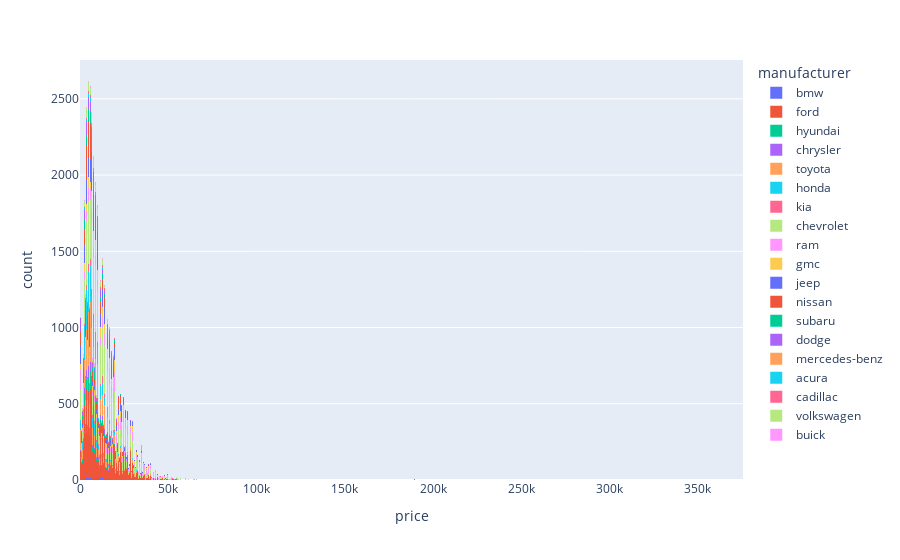

The notebook cell saved with this chart:
### Markdown cell above
## 3.4 Comparar distribución de precio entre fabricantes

### Code cell
fig_4 = px.histogram(car_data, x="price", color="manufacturer")
fig_4.show()

### Figure 1 — Plotly figure (JSON) as saved in the notebook; plotly's stock layout.template omitted (floating-point values rounded to 4 significant figures; data arrays with more than 128 entries replaced by an {"elided": "..."} marker saying what was removed)
{"data": [{"bingroup": "x", "hovertemplate": "manufacturer=bmw<br>price=%{x}<br>count=%{y}<extra></extra>", "legendgroup": "bmw", "marker": {"color": "#636efa", "pattern": {"shape": ""}}, "name": "bmw", "orientation": "v", "showlegend": true, "type": "histogram", "x": {"elided": "267 int values"}, "xaxis": "x", "yaxis": "y"}, {"bingroup": "x", "hovertemplate": "manufacturer=ford<br>price=%{x}<br>count=%{y}<extra></extra>", "legendgroup": "ford", "marker": {"color": "#EF553B", "pattern": {"shape": ""}}, "name": "ford", "orientation": "v", "showlegend": true, "type": "histogram", "x": {"elided": "12672 int values"}, "xaxis": "x", "yaxis": "y"}, {"bingroup": "x", "hovertemplate": "manufacturer=hyundai<br>price=%{x}<br>count=%{y}<extra></extra>", "legendgroup": "hyundai", "marker": {"color": "#00cc96", "pattern": {"shape": ""}}, "name": "hyundai", "orientation": "v", "showlegend": true, "type": "histogram", "x": {"elided": "1173 int values"}, "xaxis": "x", "yaxis": "y"}, {"bingroup": "x", "hovertemplate": "manufacturer=chrysler<br>price=%{x}<br>count=%{y}<extra></extra>", "legendgroup": "chrysler", "marker": {"color": "#ab63fa", "pattern": {"shape": ""}}, "name": "chrysler", "orientation": "v", "showlegend": true, "type": "histogram", "x": {"elided": "838 int values"}, "xaxis": "x", "yaxis": "y"}, {"bingroup": "x", "hovertemplate": "manufacturer=toyota<br>price=%{x}<br>count=%{y}<extra></extra>", "legendgroup": "toyota", "marker": {"color": "#FFA15A", "pattern": {"shape": ""}}, "name": "toyota", "orientation": "v", "showlegend": true, "type": "histogram", "x": {"elided": "5445 int values"}, "xaxis": "x", "yaxis": "y"}, {"bingroup": "x", "hovertemplate": "manufacturer=honda<br>price=%{x}<br>count=%{y}<extra></extra>", "legendgroup": "honda", "marker": {"color": "#19d3f3", "pattern": {"shape": ""}}, "name": "honda", "orientation": "v", "showlegend": true, "type": "histogram", "x": {"elided": "3485 int values"}, "xaxis": "x", "yaxis": "y"}, {"bingroup": "x", "hovertemplate": "manufacturer=kia<br>price=%{x}<br>count=%{y}<extra></extra>", "legendgroup": "kia", "marker": {"color": "#FF6692", "pattern": {"shape": ""}}, "name": "kia", "orientation": "v", "showlegend": true, "type": "histogram", "x": {"elided": "585 int values"}, "xaxis": "x", "yaxis": "y"}, {"bingroup": "x", "hovertemplate": "manufacturer=chevrolet<br>price=%{x}<br>count=%{y}<extra></extra>", "legendgroup": "chevrolet", "marker": {"color": "#B6E880", "pattern": {"shape": ""}}, "name": "chevrolet", "orientation": "v", "showlegend": true, "type": "histogram", "x": {"elided": "10611 int values"}, "xaxis": "x", "yaxis": "y"}, {"bingroup": "x", "hovertemplate": "manufacturer=ram<br>price=%{x}<br>count=%{y}<extra></extra>", "legendgroup": "ram", "marker": {"color": "#FF97FF", "pattern": {"shape": ""}}, "name": "ram", "orientation": "v", "showlegend": true, "type": "histogram", "x": {"elided": "3316 int values"}, "xaxis": "x", "yaxis": "y"}, {"bingroup": "x", "hovertemplate": "manufacturer=gmc<br>price=%{x}<br>count=%{y}<extra></extra>", "legendgroup": "gmc", "marker": {"color": "#FECB52", "pattern": {"shape": ""}}, "name": "gmc", "orientation": "v", "showlegend": true, "type": "histogram", "x": {"elided": "2378 int values"}, "xaxis": "x", "yaxis": "y"}, {"bingroup": "x", "hovertemplate": "manufacturer=jeep<br>price=%{x}<br>count=%{y}<extra></extra>", "legendgroup": "jeep", "marker": {"color": "#636efa", "pattern": {"shape": ""}}, "name": "jeep", "orientation": "v", "showlegend": true, "type": "histogram", "x": {"elided": "3281 int values"}, "xaxis": "x", "yaxis": "y"}, {"bingroup": "x", "hovertemplate": "manufacturer=nissan<br>price=%{x}<br>count=%{y}<extra></extra>", "legendgroup": "nissan", "marker": {"color": "#EF553B", "pattern": {"shape": ""}}, "name": "nissan", "orientation": "v", "showlegend": true, "type": "histogram", "x": {"elided": "3208 int values"}, "xaxis": "x", "yaxis": "y"}, {"bingroup": "x", "hovertemplate": "manufacturer=subaru<br>price=%{x}<br>count=%{y}<extra></extra>", "legendgroup": "subaru", "marker": {"color": "#00cc96", "pattern": {"shape": ""}}, "name": "subaru", "orientation": "v", "showlegend": true, "type": "histogram", "x": {"elided": "1272 int values"}, "xaxis": "x", "yaxis": "y"}, {"bingroup": "x", "hovertemplate": "manufacturer=dodge<br>price=%{x}<br>count=%{y}<extra></extra>", "legendgroup": "dodge", "marker": {"color": "#ab63fa", "pattern": {"shape": ""}}, "name": "dodge", "orientation": "v", "showlegend": true, "type": "histogram", "x": {"elided": "1255 int values"}, "xaxis": "x", "yaxis": "y"}, {"bingroup": "x", "hovertemplate": "manufacturer=mercedes-benz<br>price=%{x}<br>count=%{y}<extra></extra>", "legendgroup": "mercedes-benz", "marker": {"color": "#FFA15A", "pattern": {"shape": ""}}, "name": "mercedes-benz", "orientation": "v", "showlegend": true, "type": "histogram", "x": [34900, 34900, 34900, 34900, 34900, 34900, 34900, 34900, 34900, 34900, 34900, 34900, 34900, 34900, 34900, 34900, 34900, 34900, 34900, 34900, 34900, 34900, 34900, 34900, 34900, 34900, 34900, 34900, 34900, 34900, 34900, 34900, 34900, 34900, 34900, 34900, 34900, 34900, 34900, 34900, 34900], "xaxis": "x", "yaxis": "y"}, {"bingroup": "x", "hovertemplate": "manufacturer=acura<br>price=%{x}<br>count=%{y}<extra></extra>", "legendgroup": "acura", "marker": {"color": "#19d3f3", "pattern": {"shape": ""}}, "name": "acura", "orientation": "v", "showlegend": true, "type": "histogram", "x": {"elided": "236 int values"}, "xaxis": "x", "yaxis": "y"}, {"bingroup": "x", "hovertemplate": "manufacturer=cadillac<br>price=%{x}<br>count=%{y}<extra></extra>", "legendgroup": "cadillac", "marker": {"color": "#FF6692", "pattern": {"shape": ""}}, "name": "cadillac", "orientation": "v", "showlegend": true, "type": "histogram", "x": {"elided": "322 int values"}, "xaxis": "x", "yaxis": "y"}, {"bingroup": "x", "hovertemplate": "manufacturer=volkswagen<br>price=%{x}<br>count=%{y}<extra></extra>", "legendgroup": "volkswagen", "marker": {"color": "#B6E880", "pattern": {"shape": ""}}, "name": "volkswagen", "orientation": "v", "showlegend": true, "type": "histogram", "x": {"elided": "869 int values"}, "xaxis": "x", "yaxis": "y"}, {"bingroup": "x", "hovertemplate": "manufacturer=buick<br>price=%{x}<br>count=%{y}<extra></extra>", "legendgroup": "buick", "marker": {"color": "#FF97FF", "pattern": {"shape": ""}}, "name": "buick", "orientation": "v", "showlegend": true, "type": "histogram", "x": {"elided": "271 int values"}, "xaxis": "x", "yaxis": "y"}], "layout": {"barmode": "relative", "legend": {"title": {"text": "manufacturer"}, "tracegroupgap": 0}, "margin": {"t": 60}, "xaxis": {"anchor": "y", "domain": [0, 1], "title": {"text": "price"}}, "yaxis": {"anchor": "x", "domain": [0, 1], "title": {"text": "count"}}}}
